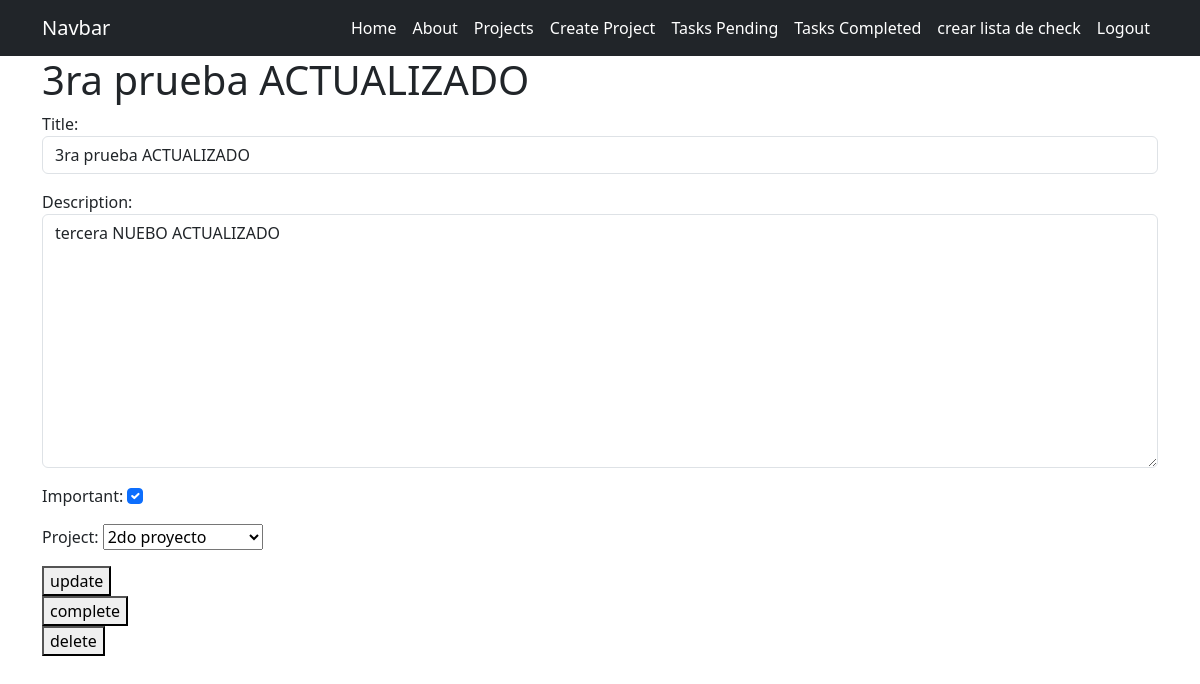
The page /tasks/8/ (signed in) on the database its author committed.
### myapp/models.py (models this page shows, shortened)
class Task(models.Model):
    title = models.CharField(max_length=100)
    description = models.TextField(blank=True)
    created = models.DateTimeField(auto_now_add=True)
    datecompleted = models.DateTimeField(null=True, blank=True)
    important = models.BooleanField(default=False)
    project = models.ForeignKey(Project, on_delete=models.CASCADE)
    user = models.ForeignKey(User, on_delete=models.CASCADE)

### myapp/views.py (the view, shortened to what this page needs)
# urls.py: path('tasks/<int:task_id>/', views.task_detail, name='task_detail'),
@login_required
def task_detail(request, task_id):
    if request.method == 'GET':
        task = get_object_or_404(Task, id=task_id, user=request.user)
        form = TaskForm(instance=task)
        return render(request, 'tasks/task_detail.html', {
            'task': task,
            'form': form
        })

### myapp/forms.py
class TaskForm (forms.ModelForm):
    class Meta:
        model = Task
        fields = ['title', 'description', 'important', 'project']
        widgets = {
            'title': forms.TextInput(attrs={'class': 'form-control', 'placeholder': 'Título'}),
            'description': forms.Textarea(attrs={'class': 'form-control','placeholder': 'descripción' }),
            'important': forms.CheckboxInput(attrs={'class': 'form-check-input'}),
        }

### myapp/models.py (called while the page is built)
    def __str__(self):
        return str(self.name)

### myapp/templates/tasks/task_detail.html (shortened to what this page needs)
<!doctype html>
<html lang="en">
<head>
</head>
{%extends 'layouts/base.html' %}
{%block content%}
<body>
    <h1>{{task.title}}</h1>
    <form action="" method="post">
        {{form.as_p}}
          <button>
              update
          </button>
    </form>
<form action="{% url 'tasks_complete' task.id %}" method="post">
    <button>
        complete
    </button>
</form>
<form action="{% url 'delete_task' task.id %}" method="post">
    <button>
        delete
    </button>
</form>
</body>
{%endblock%}

### rows shown on the page
Task: title "3ra prueba ACTUALIZADO", description "tercera NUEBO ACTUALIZADO", important "☑", project "2do proyecto"
